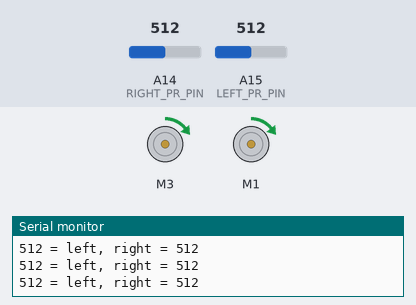
Bench run of a sketch on a simulated Arduino Mega 2560, built with avr-gcc and run on an emulated ATmega2560. On the bench: 2 × DC motor (green arrow = forward, orange = backward, longer = faster), the last lines printed to the serial monitor. The test bench sets the inputs (shaded band); at power-on: A14 (RIGHT_PR_PIN) = 512, A15 (LEFT_PR_PIN) = 512.

Above: at 1.2 s.
1.3 s: A14 (RIGHT_PR_PIN) set to 109
At 2.1 s:
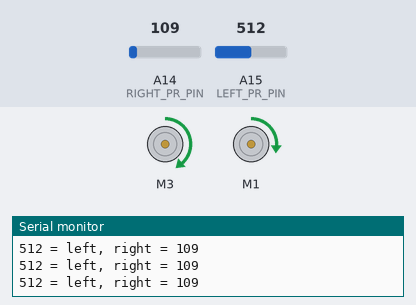
2.8 s: A14 (RIGHT_PR_PIN) set to 95
At 3.8 s:
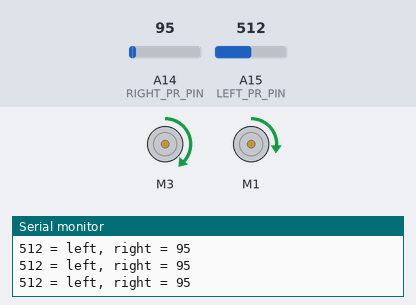
5.8 s: A15 (LEFT_PR_PIN) set to 106
At 6.5 s:
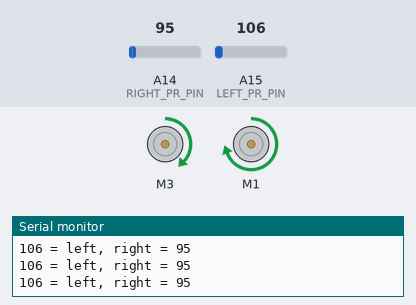
7.3 s: A15 (LEFT_PR_PIN) set to 89
At 7.8 s:
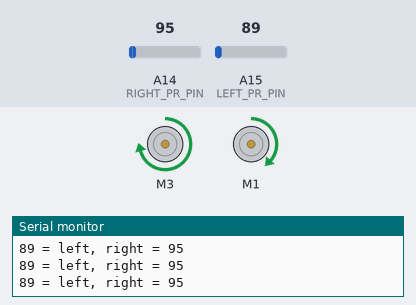
8.8 s: A15 (LEFT_PR_PIN) set to 11
At 9.9 s:
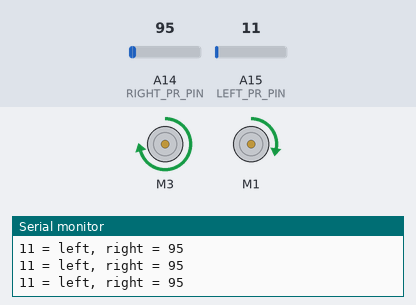
10.3 s: A15 (LEFT_PR_PIN) set to 8
At 11.7 s:
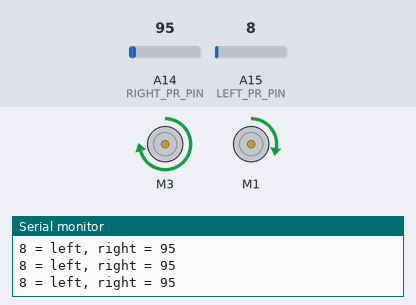
Timing chart, 0 to 13.3 s (numbered marks = the images above; inputs shaded):
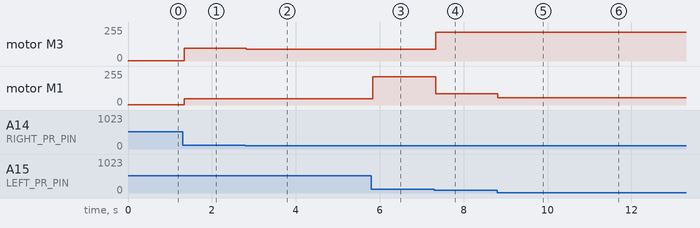

Measured:
- the behaviour switches between 100 and 99 on A15 (LEFT_PR_PIN) (found by bisection; images 3 and 4)
- after the input at 1.3 s, motor M3: forward 3/255 → forward 94/255 at once; motor M1: forward 3/255 → forward 46/255 at once
- after the input at 2.8 s, motor M3: forward 94/255 → forward 88/255 at once
- after the input at 5.8 s, motor M1: forward 46/255 → forward 212/255 at once
- after the input at 7.3 s, motor M3: forward 88/255 → forward 217/255 at once; motor M1: forward 212/255 → forward 86/255 at once
- after the input at 8.8 s, motor M1: forward 86/255 → forward 54/255 at once
- after the input at 10.3 s, motor M1: forward 54/255 → forward 53/255 at once

The sketch:

Light_v.1.ino
```cpp
/* B3_Light.ino

   Drive the TWO-WHEELED Bread Board Bot (BBbot, B^3)
   either towards the light or away from the light, based on readings
   from two photresistors.  Each resistor is set up in a simple voltage
   divider circuit:
   ----------------------------------------------------

                       PhotoR   ~7.5-10K
               +5  o---/\/\/--.--/\/\/---o GND
                              |
       Sensor Pins o-----------

   ----------------------------------------------------
   Modified from: http://playground.arduino.cc/Learning/PhotoResistor

   Arduino: Arduino Mega 256 v3 Clone
   Motor Shield: Adafruit assembled Motor Shield for Arduino v2
   ---->  http://www.adafruit.com/products/1438

   Programmer: Dave Eslinger; June 7, 2015
   Revisions:
*/
#include <Wire.h>
#include <Adafruit_MotorShield.h>
#include <math.h>
#include <breadboardbot.h>

// Create the motor shield object with the default I2C address
Adafruit_MotorShield AFMS = Adafruit_MotorShield();

// Define Constants

const byte LEFT_PR_PIN = A15;    // Define light sensor pins for left
const byte RIGHT_PR_PIN = A14;   // and right sides

const bool PHOTOTAXIS = true;

// Define 'ports' for motors.
const byte LEFT_MOTOR_PORT = 3;
const byte RIGHT_MOTOR_PORT = 1;
// Create pointers to motor control objects
Adafruit_DCMotor *motorLeft = AFMS.getMotor(LEFT_MOTOR_PORT);
Adafruit_DCMotor *motorRight = AFMS.getMotor(RIGHT_MOTOR_PORT);


void setup(void){
  AFMS.begin();  // create with the default frequency 1.6KHz
  // Turn off all motors to start, just a good habit
  motorLeft->run(RELEASE);
  motorRight->run(RELEASE);
  Serial.begin(9600);  //Begin serial communcation
}

void loop(){
  /*  First determine the relative light levels and print the
      results out to the serial monitor */
  int leftLight = analogRead(LEFT_PR_PIN);
  int rightLight = analogRead(RIGHT_PR_PIN);
  Serial.print(leftLight);           // We can only write ONE thing
  Serial.print(" = left, right = "); // at a time, therefore it takes
  Serial.println(rightLight);        // three statements to get our output.

  /* Now that we have some light levels, make each motor's speed
     a function of light level and drive either towards or
     away from the light depending on the value of PHOTOAXIS  */

  motorLeft->setSpeed(map(rightLight,0,500,50,255));
  motorRight->setSpeed(map(leftLight,0,500,50,255));

  if (rightLight > leftLight) {
  motorLeft->setSpeed(map(rightLight,0,500,255,50));
  motorRight->setSpeed(map(leftLight,0,500,50,255));
  }
  if (leftLight > rightLight) {
  motorLeft->setSpeed(map(rightLight,0,500,50,255));
  motorRight->setSpeed(map(leftLight,0,500,255,50));
  }

  byte direction;
  if (PHOTOTAXIS) {
    direction = FORWARD;
  }
  else {
    direction = BACKWARD;
  }
  motorLeft->run(direction);
  motorRight->run(direction);

  delay(10); //short delay for faster response to light.
}

/*  /* Find the direction of the strongest light by taking the difference
     between the readings */
// int deltaLight = leftLight - rightLight;
```
